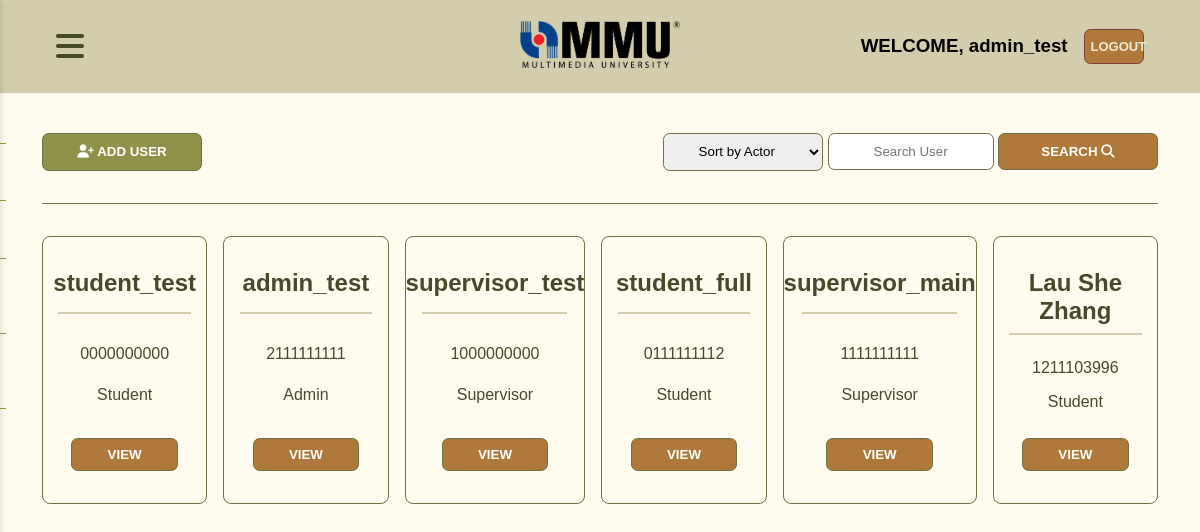
The app's page /ADMIN/user-profile-management.php (signed in) with its own data.
### tables this page shows
CREATE TABLE `users` (
  `id` int(11) NOT NULL,
  `user_id` varchar(50) NOT NULL,
  `full_name` varchar(100) NOT NULL,
  `password` varchar(255) NOT NULL,
  `role` enum('Student','Supervisor','Admin') NOT NULL
);

### ADMIN/user-profile-management.php (the view, shortened to what this page needs)
<?php
    $conn = OpenCon();
?>
<!DOCTYPE html>
<html lang="en">
<head>
    <link rel="stylesheet" href="../CSS/set.css">
    <link rel="stylesheet" href="../CSS/header.css">
    <link rel="stylesheet" href="../CSS/user-profile-management.css">
    <link rel="stylesheet" href="https://cdnjs.cloudflare.com/ajax/libs/font-awesome/6.5.1/css/all.min.css">
</head>
<body>
    <?php include '../HEADER/admin-header.inc.php'; ?>
    <main>
        <nav id="sort-search">
            <div id="add-user">
                <button onclick=" window.location.href='register-admin.php'">
                    <i class="fa-solid fa-user-plus"></i>
                    ADD USER</button>
            </div>
            <div id="search-user">
                <select name="actor" id="actor" onchange="window.location.href='user-profile-management.php?actor=' + this.value">
                    <option value="none" selected disabled>Sort by Actor</option>
                </select>
                <form method="GET" action="user-profile-management.php">
                    <input type="text" id="search" name="search" placeholder="Search User" required>
                    <button type="submit" id="search-btn">SEARCH <i class="fa-solid fa-search"></i></button>
                </form>
            </div>
        </nav>
        <?php
            if(isset($_GET['search'])) {
                $search = $_GET['search'];
                $sql = "SELECT * FROM users WHERE full_name LIKE '%$search%'";
            }
            else if (isset($_GET['actor'])) {
                $actor = $_GET['actor'];
                $sql = "SELECT * FROM users WHERE role = '$actor'";
            }
            else {
                $sql = "SELECT * FROM users";
            }
            if ($result = mysqli_query($conn, $sql)) {
                echo "<section class='user-line'>";
                while ($row = mysqli_fetch_assoc($result)) {
                    echo "<div class='user-card'>";
                    echo "<h3>".$row['full_name']."</h3>";
                    echo "<hr/>";
                    echo "<p>".$row['user_id']."</p>";
                    echo "<p>".$row['role']."</p>";
                    echo "<button onclick=\"window.location.href='manage-profile.php?id=".$row['user_id']."'\">VIEW</button>";
                    echo "</div>";
                }
                echo "</section>";
            }
            else {
                echo "<p>No users found.</p>";
            }
        ?>
    </main>
</body>
</html>

### HEADER/admin-header.inc.php (shortened to what this page needs)
<?php
    $connect = OpenCon();
    $query = "SELECT full_name FROM admin WHERE user_id = " . $_SESSION['user_id'];
    $result = mysqli_query($connect, $query);
    $row = $result -> fetch_assoc();
?>
<header>
    <div id="menu">
        <label for="menu-toggle" class="menu-icon">
            <i class="fa-solid fa-bars menu-bar"></i>
        </label>
        <nav id="ham-menu">
            <div>
                <label for="menu-toggle"><i class="fa-regular fa-circle-xmark close-menu"></i></label>
                <ul>
                    <li><a href="main.php">HOME</a></li>
                    <li><a href="announcement.php">ANNOUNCEMENT</a></li>
                    <li><a href="chat.php">CHAT ROOM</a></li>
                    <li><a href="project-management.php">MANAGE PROPOSAL</a></li>
                    <li><a href="manage-project.php">MANAGE PROJECT</a></li>
                    <li><a href="user-profile-management.php">MANAGE USER</a></li>
                </ul>
            </div>
        </nav>
    </div>
    <figure id="logo">
        <a href="main.php"><img src="../IMG/MMU-logo.png" alt="MMU"></a>
    </figure>
    <div id="user">
        <h3>WELCOME, <span><?php echo $row['full_name'] ?></span></h3>
        <button id="logout-btn" onclick="window.location.href='../login.php'">LOGOUT</button>
    </div>
</header>

### CSS/set.css (style rules this page uses)
body { background-color: #efead7; font-family: Poppins, sans-serif; margin: 0; padding: 0; }
html { overflow-y: scroll; scroll-behavior: smooth; }

### CSS/header.css (style rules this page uses)
header { display: flex; justify-content: space-between; align-items: center; padding: 0.3em 3.5em; background-color: #d3cdad; }
#menu { width: 40%; display: flex; justify-content: flex-start; align-items: center; }
figure { width: 20%; display: flex; justify-content: center; align-items: center; }
#user { width: 40%; display: flex; justify-content: flex-end; align-items: center; gap: 1em; }
label > i { font-size: 2em; color: #47492b; cursor: pointer; transition: ease 0.2s; }
figure > a > img { width: 10em; }
#logout-btn { height: 2.7em; width: 15%; background-color: #af793b; border:1pt solid #7e3c3e; color: #efead7; cursor: pointer; font-weight: 700; font-size: small; border-radius: 0.5em; transition: ease-in-out 0.2s; }
.menu-icon { display: inline-block; cursor: pointer; }
#ham-menu { position: fixed; top: 0; left: 0; width: 20%; height: 100%; background-color: #efead7; box-shadow: 2px 0 5px rgba(0,0,0,0.1); transform: translateX(-100%); transition: transform 0.3s ease; }
nav > div > label { width: 100%; display: flex; justify-content: flex-end; }
.close-menu { cursor: pointer; font-size: 1.8em; padding: 1em 1em; margin-left: 0em; text-align: right; transition: ease 0.2s; }
#ham-menu { display: flex; flex-direction: column; justify-content: space-between; align-items: center; height: 100%; padding: 0; margin: 0; }
#ham-menu ul { padding: 0; margin: 0; list-style: none; }
#ham-menu ul li { padding: 0em; border-bottom: 1px solid #8f9148; cursor: pointer; text-align: center; transition: ease 0.2s; }
#ham-menu ul li:last-child { border-bottom: none; }

### CSS/user-profile-management.css (style rules this page uses)
body { background-color: #fffcef; }
main { display: flex; flex-direction: column; justify-content: center; align-items: center; width: 100%; padding: 2.5em 0em; }
#sort-search { display: flex; justify-content: space-between; align-items: center; width: 93%; gap: 1em; padding-bottom: 2em; border-bottom: 1px solid #6d7045; }
#search-user { display: flex; gap: 0.3em; }
#search-user input, #search-user select, #search-user button, #add-user button { width: 12em; border: 1px solid #6d7045; border-radius: 0.5em; text-align: center; }
#search-user input { height: 2.5em; }
#search-user select { height: 2.9em; }
#add-user button { height: 2.8em; background-color: #8f9148; color: #fff; font-weight: bold; cursor: pointer; transition: ease-in-out 0.2s; }
#search-user button { height: 2.8em; background-color: #af793b; color: #fff; font-weight: bold; cursor: pointer; transition: ease-in-out 0.2s; }
.user-line { display: grid; grid-template-columns: repeat(6, 1fr); gap: 1em; width: 93%; padding-top: 2em; }
.user-card { display: flex; flex-direction: column; justify-content: space-between; align-items: center; padding: 2em 0em; border: 1pt solid #6d7045; border-radius: 0.5em; color: #47492b; box-sizing: border-box; text-align: center; background-color: #fffcef; }
.user-card h3 { font-size: 1.5em; font-weight: bold; margin-top: 0; margin-bottom: 0; padding: 0; }
.user-card > hr { width: 80%; border: 1pt solid #d3cdad; padding: 0; margin-bottom: 0.5em; }
.user-card p { font-size: 1em; margin-top: 1em; margin-bottom: 0; padding: 0; }
.user-card button { width: 8em; height: 2.5em; margin-top: 2em; background-color: #af793b; color: #fff; font-weight: bold; cursor: pointer; transition: ease-in-out 0.2s; border: 1pt solid #6d7045; border-radius: 0.5em; }

### records on screen
users: full_name "student_test", user "0000000000", role "Student"
users: full_name "admin_test", user "2111111111", role "Admin"
users: full_name "supervisor_test", user "1000000000", role "Supervisor"
users: full_name "student_full", user "0111111112", role "Student"
users: full_name "supervisor_main", user "1111111111", role "Supervisor"
users: full_name "Lau She Zhang", user "1211103996", role "Student"

### other values on screen
$row['full_name'] "admin_test"
